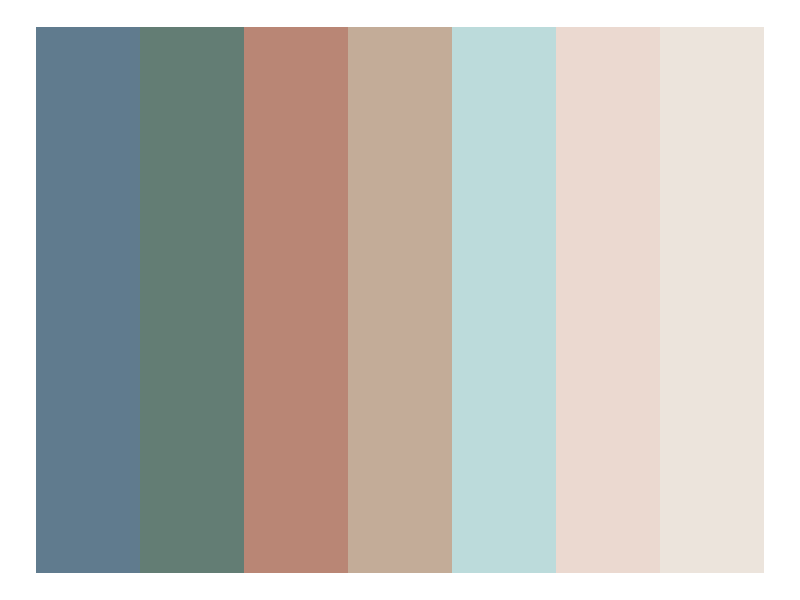

This chart was generated by the following R code:
dyRup_palettes <- list(
  devoid <- c('#25557B', '#F4CE80', '#C4031D'),
  calm_down_woman <- c('#ECE4DC', '#EBD9D0', '#BCDBDB', '#C3AC98', '#B98675', '#637D74', '#607B8E'),
  warm_modern <- c('#E5DAC8', '#ABB39E', '#A2B7B5', '#AB6057', '#C09C6A', '#604344', '#464860'),
  brighteyes <- c('#E8EAE6', '#B6B0A9', '#414040', '#ADBAE3', '#A54975', '#4F6997', '#0190A8'),
  dark_musk <- c('#F2EBE6', '#A0928B', '#935F43', '#3A5F7D', '#3F4C5A', '#464444', '#29545C'),
  braveheart <- c('#EAE9E7', '#F5DEAE', '#F0B9A9', '#A49D70', '#C5394B', '#625141', '#3A5F7D'),
  soft_n_hazy <- c('#F1EEE4', '#D3B6BA', '#B3C4BA', '#75978F', '#3A5F7D', '#645D5F', '#604046')
)

ggplot2::qplot(x = 1:7, y = 1, fill = I(rev(calm_down_woman)), geom = 'col', width = 1) + ggplot2::theme_void()

dyRup <- function(palette, n, type = c("discrete", "continuous")) {
  type <- match.arg(type)
  
  pal <- dyRup_palettes[[palette]]
  if (is.null(pal))
    stop("Palette not found.")
  
  if (missing(n)) {
    n <- length(pal)
  }
  
  if (type == "discrete" && n > length(pal)) {
    stop("Number of requested colors greater than what palette can offer")
  }
  
  out <- switch(type,
                continuous = grDevices::colorRampPalette(pal)(n),
                discrete = pal[1:n]
  )
  structure(out, class = "palette", palette = palette)
}



print.palette <- function(x, ...) {
  n <- length(x)
  old <- par(mar = c(0.5, 0.5, 0.5, 0.5))
  on.exit(par(old))
  
  image(1:n, 1, as.matrix(1:n), col = x,
        ylab = "", xaxt = "n", yaxt = "n", bty = "n")
  
  rect(0, 0.9, n + 1, 1.1, col = rgb(1, 1, 1, 0.8), border = NA)
  text((n + 1) / 2, 1, labels = attr(x, "palette"), cex = 1, family = "serif")
}
